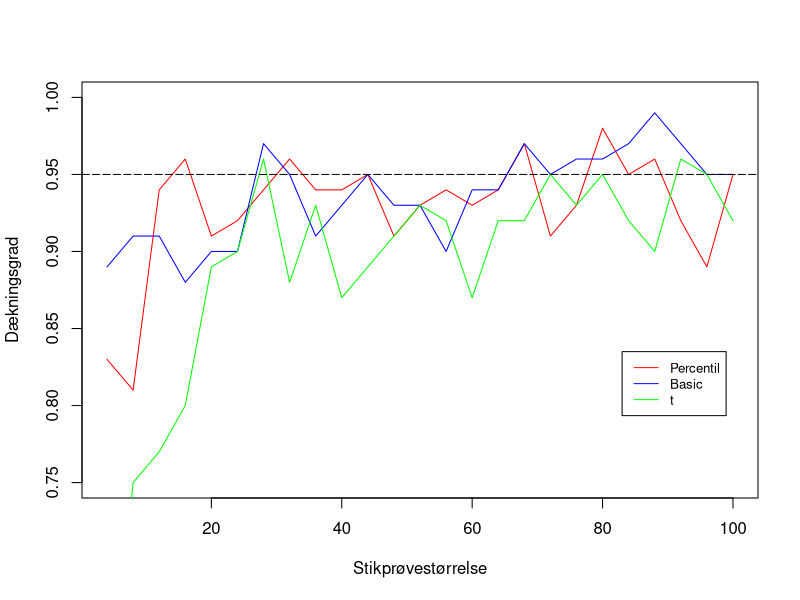

Reproduce this figure in R.
## ---- chunk 1
library(boot)
## ---- chunk 2
meanFunc <- function(sample_pop, i){
  mean(sample_pop[i])
}
sand_middel <- 0
## ---- chunk 3
matriks_p <- matrix(ncol = 25, nrow = 100)
vector_p <- c()
for(n in seq(4, 100, 4)){
  res <- replicate(100,{
    stik <- rnorm(n)
    boot_stik <- boot(stik, statistic = meanFunc, 100)
    interval_perc <- suppressWarnings(boot.ci(boot_stik,
                                      type = c("perc"))$percent[4:5])
    tf <- interval_perc[1]<=sand_middel &
      interval_perc[2]>=sand_middel
  })
  matriks_p[,n/4] <- res
  vector_p <- append(vector_p, mean(matriks_p[,n/4]))
}
## ---- chunk 4
matriks_b <- matrix(ncol = 25, nrow = 100)
vector_b <- c()
for(n in seq(4, 100, 4)){
  res <- replicate(100,{
    stik <- rnorm(n)
    boot_stik <- boot(stik, statistic = meanFunc, 100)
    interval_basic <- suppressWarnings(boot.ci(boot_stik,
                                       type = c("basic"))$basic[4:5])
    tf <- interval_basic[1]<=sand_middel &
      interval_basic[2]>=sand_middel
  })
  matriks_b[,n/4] <- res
  vector_b <- append(vector_b, mean(matriks_b[,n/4]))
}
## ---- chunk 5
bootstrap_t <- function(n, alpha){
  stik <- rnorm(n)
  middel_stik <- mean(stik)
  se_stik <- sd(stik)
  boot_stik <- replicate(100, {
    sample(stik, n, replace = TRUE)
  })
  t_stjerne <- c()
  for(i in 1:nrow(boot_stik)){
    t_stjerne <- append(t_stjerne, 
                        (mean(boot_stik[,i])-middel_stik)/
                          (sd(boot_stik[,i])))
  }
  
  KI <- c(middel_stik - (quantile(t_stjerne,
                                  probs = 1-alpha/2) * se_stik),
          middel_stik - (quantile(t_stjerne,
                                  probs = alpha/2) * se_stik))
  
  return(KI)
}

matriks_n <- matrix(ncol = 25, nrow = 100)
vector_n <- c()
for(n in seq(4, 100, 4)){
  res <- replicate(100,{
    interval_t <- unname(bootstrap_t(n, 0.05))
    tf <- interval_t[1]<=sand_middel & interval_t[2]>=sand_middel
  })
  matriks_n[,n/4] <- res
  vector_n <- append(vector_n, mean(matriks_n[,n/4]))
}
## ---- chunk 6
x <- seq(4, 100, 4)
plot(x, vector_p, type="l", col="red", ylab = "Dækningsgrad",
     xlab = "Stikprøvestørrelse", ylim = c(0.75, 1))
lines(x, vector_b, type="l", col="blue")
lines(x, vector_n, type="l", col="green")
abline(h=0.95, lty=5, col="black")
legend(83, 0.835, legend=c("Percentil", "Basic", "t"),
       col=c("red", "blue", "green"), lty=c(1,1,1), cex=0.8)
